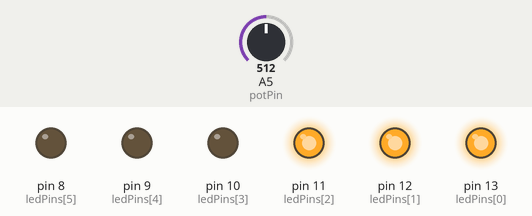
Bench run of a sketch on a simulated Arduino Uno, built with avr-gcc and run on an emulated ATmega328P. Shown: output pins drawn as LEDs (lit = HIGH). The inputs (shaded band) are chosen by the test bench; at power-on: A5 (potPin) = 512.

Above: at 1.2 s.
1.3 s: A5 (potPin) set to 674
2.8 s: A5 (potPin) set to 697
At 3.9 s:
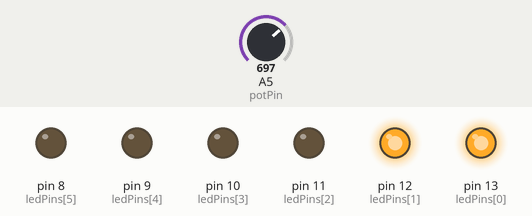
4.3 s: A5 (potPin) set to 511
At 5.2 s:
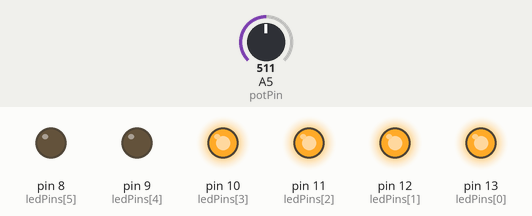
5.8 s: A5 (potPin) set to 357
7.3 s: A5 (potPin) set to 330
At 7.7 s:
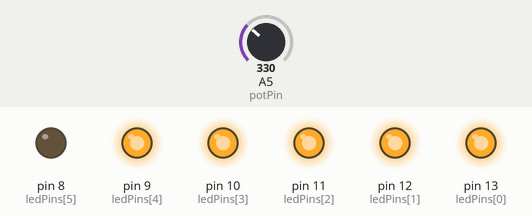
8.8 s: A5 (potPin) set to 716
At 10.2 s:
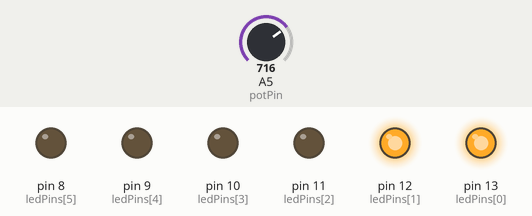
Timing chart, 0 to 11.3 s (numbered marks = the images above; inputs shaded):
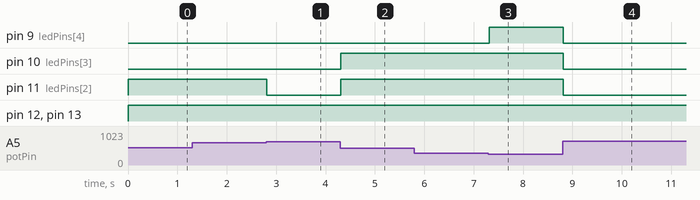

The sketch:

Opdracht4.ino
```cpp
const int potPin = A5; // Potmeter
const int ledPins[] = {13, 12, 11, 10, 9, 8}; // Pinnen van de ledjes in een array
const int numLEDs = 6; // Aantal ledjes weergeven als numLeds

void setup() {
  for (int i = 0; i < numLEDs; i++) { // For Lus loopt tot i kleiner is dan het aantal ledjes
    pinMode(ledPins[i], OUTPUT); // Ledjes zijn OUTPUT
  }
}

void loop() {
  int potValue = analogRead(potPin); // Kijk op hoeveel graden de potmeter is(tussen 0 en 1023)

  // Bereken het aantal LED's dat moet worden ingeschakeld
  // Map berekend de hoeveelheid ledjes die aanmoet doormiddel van de graden van de potmeter en de hoeveelheid ledjes
  // Het resultaat wordt laten zien als numLedsToLight
  // NumLEDs zijn het aantal ledjes die maximaal aanstaan
  // De 2e 0 is het aantal ledjes dat minimaal aanstaan
  int numLedsToLight = map(potValue, 0, 1023, numLEDs, 0);

  // Zorg dat goede aantal ledjes aanstaan
  for (int i = 0; i < numLEDs; i++) {
    if (i < numLedsToLight) { // Als het aantal ledjes meer dan 0 is kijk dan welke ledjes aangezet moeten worden
      digitalWrite(ledPins[i], HIGH); // Zet ledje aan
    } else { // Anders zet het ledje uit
      digitalWrite(ledPins[i], LOW); // Zet ledje uit
    }
  }

  delay(100); // Kleine vertraging
}
```

Measured:
- the behaviour switches between 681 and 682 on A5 (potPin) (found by bisection; images 0 and 1)
- the behaviour switches between 341 and 340 on A5 (potPin) (found by bisection; images 2 and 3)
- after the input at 1.3 s, every drawn part: stays the same
- after the input at 2.8 s, pin 11 (ledPins[2]): HIGH → LOW at once
- after the input at 4.3 s, pin 10 (ledPins[3]), pin 11 (ledPins[2]): LOW → HIGH at once
- after the input at 5.8 s, every drawn part: stays the same
- after the input at 7.3 s, pin 9 (ledPins[4]): LOW → HIGH at once
- after the input at 8.8 s, pin 9 (ledPins[4]), pin 10 (ledPins[3]), pin 11 (ledPins[2]): HIGH → LOW at once
